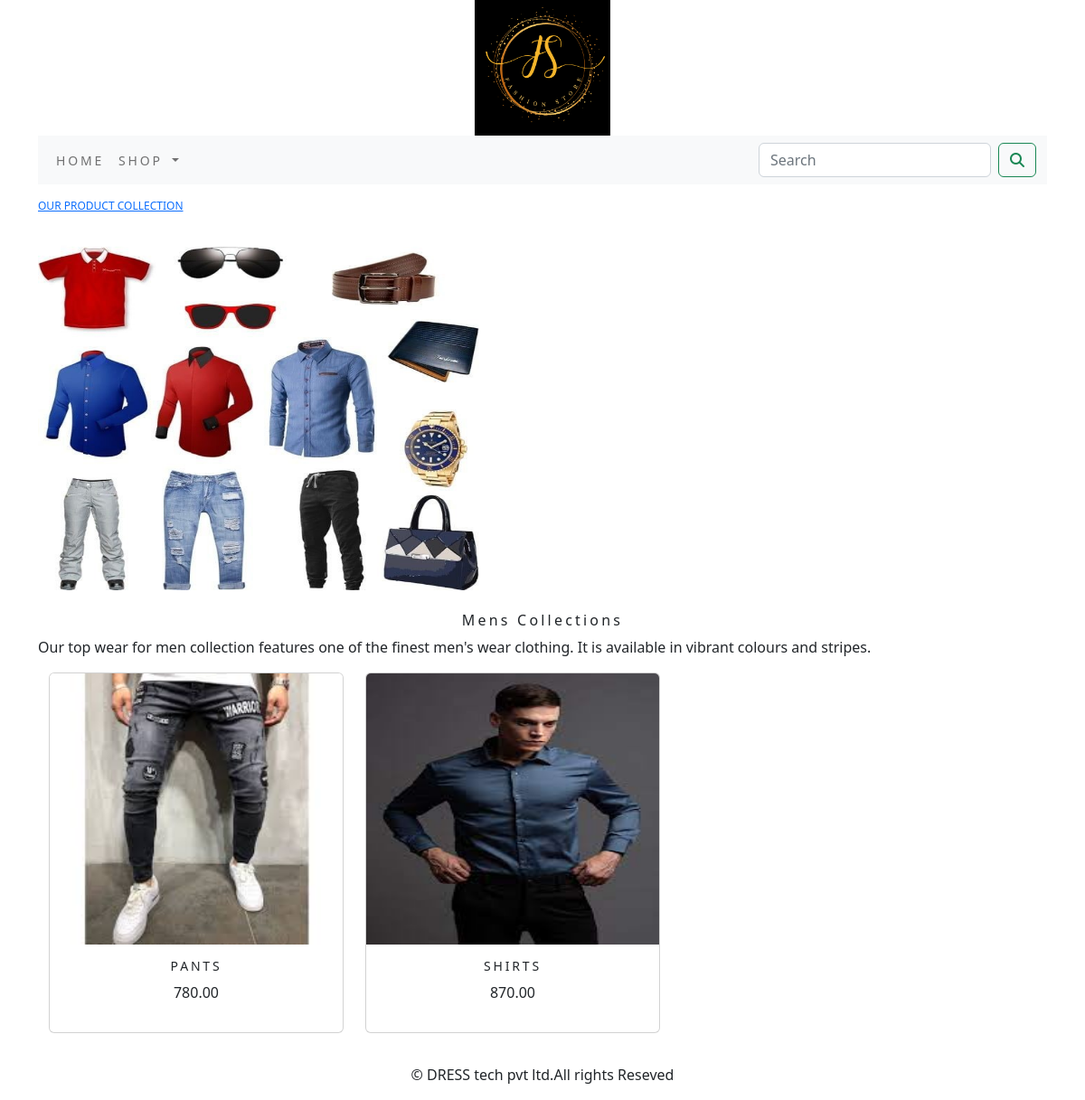
The page /shop/mens-collections/ on the database its author committed.
### dressapp/models.py (models this page shows, shortened)
class Category(models.Model):
    name=models.CharField(max_length=250,unique=True)
    slug=models.SlugField(max_length=250,unique=True)
    description=models.TextField(blank=True)
    image=models.ImageField(upload_to='category',blank=True)
    class Meta:
        ordering=('name',)
        verbose_name='category'
        verbose_name_plural='categories'
    def get_url(self):
        return reverse('dressapp:products_by_category', args=[self.slug])

class Product(models.Model):
    name=models.CharField(max_length=250,unique=True)
    slug=models.SlugField(max_length=250,unique=True)
    description=models.TextField(blank=True)
    price=models.DecimalField(max_digits=10,decimal_places=2)
    category=models.ForeignKey(Category,on_delete=models.CASCADE)
    image=models.ImageField(upload_to='product',blank=True)
    stock=models.IntegerField()
    available=models.BooleanField(default=True)
    created=models.DateTimeField(auto_now_add=True)
    updated=models.DateTimeField(auto_now=True)
    class Meta:
        ordering = ('name',)
        verbose_name = 'product'
        verbose_name_plural = 'products'
    def get_url(self):
        return reverse('dressapp:prctCatdetail',args=[self.category.slug,self.slug])

### dressapp/views.py (the view)
# urls.py: path('', views.allPrctCat,name='allPrctCat'),
def allPrctCat(request, c_slug=None):
    c_page = None
    products_list= None
    if c_slug != None:
        c_page = get_object_or_404(Category, slug=c_slug)
        products_list = Product.objects.all().filter(category=c_page, available=True)
    else:
        products_list = Product.objects.all().filter(available=True)
    paginator=Paginator(products_list,6)
    try:
        page=int(request.GET.get('page','1'))
    except:
        page=1
    try:
        products=paginator.page(page)
    except (EmptyPage,InvalidPage):
        products=paginator.page(paginator.num_pages)
    return render(request, "category.html", {'category':c_page, 'products': products})

### cart/context_processors.py (called while the page is built)
def counter(request):
    item_count=0
    if 'admin' in request.path:
        return   {}
    else:
        try:
            cart=Cart.objects.filter(cart_id=_cart_id(request))
            cart_items=CartItem.objects.all().filter(cart=cart[:1])
            for cart_item in cart_items:
                 item_count += cart_item.quantity
        except Cart.DoesNotExist:
            item_count =0
    return dict(item_count=item_count)

### cart/views.py (called while the page is built)
def _cart_id(request):
    cart=request.session.session_key
    if not cart:
        cart=request.session.create()
    return cart

### dressapp/context_processors.py (called while the page is built)
def menu_links(request):
    links=Category.objects.all()
    return dict(links=links)

### Templates/category.html (shortened to what this page needs)
{% extends 'base.html' %}
{% load static %}
{% block content %}
{% if category %}
    <div>
      <div class="row my_row_class">
          <div class="mx_auto">
        <p><a href="{% url 'dressapp:allPrctCat' %}">OUR PRODUCT COLLECTION</a></p>
      </div>
          </div>
    </div>
{% endif %}
<div class="mx_auto">
  {% if category %}
     <img class="my_image" src="{{category.image.url}}" alt="{{category.name}}" style="height:400px; width:500px;">
</div>
<br>
<div>
  <h1 class="text-center my_title">{{category.name}}</h1>
  <p class="text-justify">{{category.description}}</p>
</div>
  {% endif %}
<div class="container">
  <div class="row mx_auto">
    {% for product in products.object_list %}
    <div class="my_bottom_margin col-9 col-md-4 col-md-4 col-md-12 col-lg-4" style="width:350px;">
      <div class="card text-center" >
        <a href="{{product.get_url}}"><img class="card-img-top my_image"  src="{{product.image.url}}" alt="{{product.name}}" style=" height:300px;"></a>
        <div class="card-body" >
          <h4>{{product.name}}</h4>
          <p>{{product.price}}</p>
        </div>
      </div>
    </div>
    {% endfor %}
  </div>
    <div>
        <br>
    </div>
</div>
{% endblock %}

### static/css/custom.css (style rules this page uses)
body { font-family: 'Oswald', sans-serif; }
.my_row_class { padding-top : 15px; }
.my_row_class .mx_auto { color: #000; font-size: 12px; }
.my_image { width:100%; height:auto; }
.my_title { font-size:16px; text_transform:uppercase; letter-spacing:.2em; }
.my_bottom_margin { margin-bottom:10px; }
.card-body h4 { font-size:14px; text-transform:uppercase; letter-spacing:.2em }

### rows shown on the page
Category: image (picture), name "Mens Collections", description "Our top wear for men collection features one of the finest men's wear clothing. It is available in vibrant colours and stripes."
Product: image (picture), name "PANTS", price "780.00"
Product: image (picture), name "SHIRTS", price "870.00"
